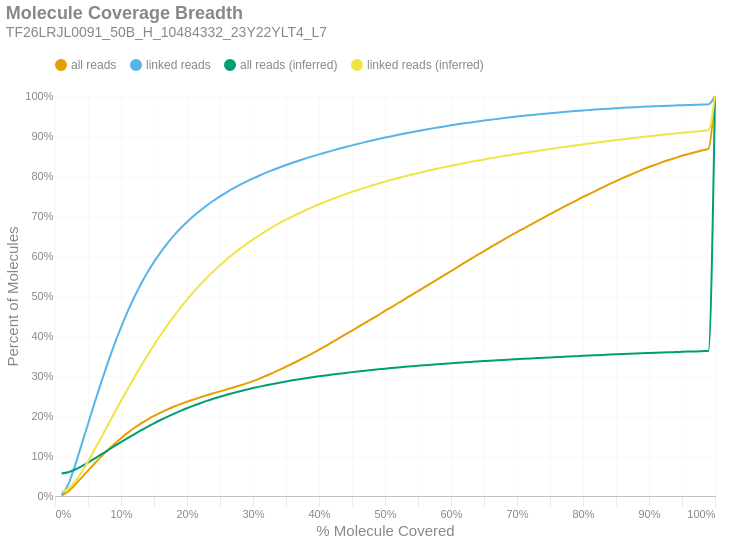

Write notebook code for a chart like this one.
### Markdown cell above
### Molecule Read Coverage
This chart shows molecule coverage breadth as computed by the number of bases aligned to that molecule. In other words, "*how much of each unique long molecule is actually sequenced/aligned?*" Keep in mind there is a distinction between sequences and alignments, since some sequences belonging to a particular molecule may not align well and wouldn't appear in the alignment data. This chart also shows molecule coverage breadth as computed by the *inferred fragment* from which the aligned sequences originate. Unlike read coverage, this calculation takes into account the total insert size, including unsequenced gaps between the forward and reverse reads. Like the previous figures, these are cumulative percents.

### Code cell
if SKIPLR:
    print_html(f"Skipped")
else:
    binned_df = consolidated_hist(valids['coverage_bp'], mask, 0.01, True)
    binned_df_inf = consolidated_hist(valids['coverage_inserts'], mask, 0.01, True)
    binned_df = binned_df.with_columns(pl.lit(binned_df_inf['all reads (cumsum)']).alias('all reads (inferred)'))
    binned_df = binned_df.with_columns(pl.lit(binned_df_inf['linked reads (cumsum)']).alias('linked reads (inferred)'))
    binned_df = binned_df.with_columns(
        (pl.col('bin').cast(pl.Float64) + 0.01).alias('right_edge')
    )

    with SafeRender(binned_df):
        (
            density_plot(binned_df, 'Molecule Coverage Breadth', samplename, 'molcov', ['all reads (inferred)','linked reads (inferred)'])
            .encode(
                #x=alt.X('bin:Q', title="% Molecule Covered").axis(format = '%').scale(padding=0),
                x=alt.X('right_edge:Q', title="% Molecule Covered").axis(format='%').scale(padding=0),
                y=alt.Y('value:Q', title='Percent of Molecules')
                    .axis(format='%')
                    .stack(False)
                    .scale(domainMin=0, padding=0),
                color=alt.Color("key:N").scale(domain = ["all reads", "linked reads", "all reads (inferred)", "linked reads (inferred)"]),
                tooltip = [
                    alt.Tooltip("key:N", title = "Data Type"),
                    alt.Tooltip("range_label:N", title="% Molecule Covered"),
                    alt.Tooltip("value:Q", format = ".2%", title="% Molecules")
                ]
            )
        ).display()

### Figure 1 — Vega-Lite specification as saved in the notebook (floating-point values rounded to 4 significant figures)
{"width": "container", "height": 400, "config": {"title": {"anchor": "start", "dy": -15, "fontSize": 18, "color": "#888888", "subtitleColor": "#888888", "subtitleFontSize": 14}, "arc": {"fill": "#0072B2"}, "axis": {"domainColor": "#888888", "domainWidth": 0.5, "gridWidth": 0.2, "grid": false, "titleFontWeight": 400, "titleFontSize": 15, "labelFontSize": 11, "labelColor": "#888888", "tickColor": "#888888", "tickWidth": 0.2, "titleColor": "#888888"}, "axisBand": {"grid": false}, "axisX": {"grid": true, "tickSize": 10, "domainCap": "round"}, "axisY": {"domain": false, "grid": true, "tickSize": 0, "domainCap": "round"}, "background": "transparent", "header": {"labelFontSize": 15, "labelColor": "#888888", "titleFontSize": 15, "titleFontWeight": 600, "titleColor": "#888888"}, "legend": {"labelFont": "sans-serif", "labelFontSize": 12, "labelColor": "#888888", "symbolSize": 100, "symbolType": "circle", "titleFontSize": 12, "titlePadding": 10, "titleColor": "#888888", "title": null, "orient": "top"}, "range": {"category": ["#E69F00", "#56B4E9", "#009E73", "#F0E442", "#0072B2", "#D55E00", "#CC79A7", "#000000"], "diverging": ["#cfe8f3", "#a2d4ec", "#73bfe2", "#46abdb", "#1696d2", "#12719e"]}, "area": {"fill": "#0072B2", "fillOpacity": 0.7, "line": true, "strokeOpacity": 0.7}, "line": {"color": "#0072B2", "stroke": "#0072B2", "strokeWidth": 2}, "trail": {"color": "#0072B2", "stroke": "#0072B2", "strokeWidth": 0, "size": 1}, "point": {"filled": true, "fillOpacity": 1.0, "size": 95}, "text": {"color": "#888888", "fontSize": 11, "align": "right", "fontWeight": 400, "size": 11}, "bar": {"fill": "#0072B2", "stroke": null}, "view": {"stroke": null, "continuousWidth": 660, "continuousHeight": 400}}, "data": {"name": "data-d455c1e9b649ac2188d9c16284f93ecd"}, "mark": {"type": "line", "interpolate": "monotone", "point": {"opacity": 0, "size": 275}}, "encoding": {"color": {"field": "key", "scale": {"domain": ["all reads", "linked reads", "all reads (inferred)", "linked reads (inferred)"]}, "type": "nominal"}, "tooltip": [{"field": "key", "title": "Data Type", "type": "nominal"}, {"field": "range_label", "title": "% Molecule Covered", "type": "nominal"}, {"field": "value", "format": ".2%", "title": "% Molecules", "type": "quantitative"}], "x": {"axis": {"format": "%"}, "field": "right_edge", "scale": {"padding": 0}, "title": "% Molecule Covered", "type": "quantitative"}, "y": {"axis": {"format": "%"}, "field": "value", "scale": {"domainMin": 0, "padding": 0}, "stack": false, "title": "Percent of Molecules", "type": "quantitative"}}, "params": [{"name": "param_c36ac31b6afebe62", "select": {"type": "point", "fields": ["key"]}, "bind": "legend"}], "title": {"text": "Molecule Coverage Breadth", "subtitle": "TF26LRJL0091_50B_H_10484332_23Y22YLT4_L7"}, "transform": [{"fold": ["all reads (cumsum)", "linked reads (cumsum)", "all reads (inferred)", "linked reads (inferred)"]}, {"calculate": "replace(datum.key, ' (cumsum)', '')", "as": "key"}, {"filter": {"param": "param_c36ac31b6afebe62"}}], "usermeta": {"embedOptions": {"downloadFileName": "TF26LRJL0091_50B_H_10484332_23Y22YLT4_L7.molcov"}}, "$schema": "https://vega.github.io/schema/vega-lite/v6.4.1.json", "datasets": {"data-d455c1e9b649ac2188d9c16284f93ecd": [{"bin": "0.0", "interval": "0.0-0.01", "all reads": 0.001121, "linked reads": 0.002029, "all reads (cumsum)": 0.001121, "linked reads (cumsum)": 0.002029, "range_label": "0.0-0.01", "all reads (inferred)": 0.05619, "linked reads (inferred)": 0.01061, "right_edge": 0.01}, {"bin": "0.01", "interval": "0.01-0.02", "all reads": 0.01012, "linked reads": 0.02674, "all reads (cumsum)": 0.01124, "linked reads (cumsum)": 0.02877, "range_label": "0.01-0.02", "all reads (inferred)": 0.05927, "linked reads (inferred)": 0.01783, "right_edge": 0.02}, {"bin": "0.02", "interval": "0.02-0.03", "all reads": 0.0163, "linked reads": 0.04598, "all reads (cumsum)": 0.02753, "linked reads (cumsum)": 0.07475, "range_label": "0.02-0.03", "all reads (inferred)": 0.06558, "linked reads (inferred)": 0.03503, "right_edge": 0.03}, {"bin": "0.03", "interval": "0.03-0.04", "all reads": 0.01793, "linked reads": 0.05231, "all reads (cumsum)": 0.04547, "linked reads (cumsum)": 0.1271, "range_label": "0.03-0.04", "all reads (inferred)": 0.07399, "linked reads (inferred)": 0.05894, "right_edge": 0.04}, {"bin": "0.04", "interval": "0.04-0.05", "all reads": 0.01799, "linked reads": 0.05304, "all reads (cumsum)": 0.06346, "linked reads (cumsum)": 0.1801, "range_label": "0.04-0.05", "all reads (inferred)": 0.08355, "linked reads (inferred)": 0.08653, "right_edge": 0.05}, {"bin": "0.05", "interval": "0.05-0.06", "all reads": 0.01776, "linked reads": 0.05265, "all reads (cumsum)": 0.08122, "linked reads (cumsum)": 0.2328, "range_label": "0.05-0.06", "all reads (inferred)": 0.09363, "linked reads (inferred)": 0.116, "right_edge": 0.06}, {"bin": "0.06", "interval": "0.06-0.07", "all reads": 0.01723, "linked reads": 0.05131, "all reads (cumsum)": 0.09845, "linked reads (cumsum)": 0.2841, "range_label": "0.06-0.07", "all reads (inferred)": 0.1039, "linked reads (inferred)": 0.1463, "right_edge": 0.07}, {"bin": "0.07", "interval": "0.07-0.08", "all reads": 0.01636, "linked reads": 0.04878, "all reads (cumsum)": 0.1148, "linked reads (cumsum)": 0.3329, "range_label": "0.07-0.08", "all reads (inferred)": 0.1143, "linked reads (inferred)": 0.1768, "right_edge": 0.08}, {"bin": "0.08", "interval": "0.08-0.09", "all reads": 0.01542, "linked reads": 0.04601, "all reads (cumsum)": 0.1302, "linked reads (cumsum)": 0.3789, "range_label": "0.08-0.09", "all reads (inferred)": 0.1245, "linked reads (inferred)": 0.2073, "right_edge": 0.09}, {"bin": "0.09", "interval": "0.09-0.1", "all reads": 0.01439, "linked reads": 0.04291, "all reads (cumsum)": 0.1446, "linked reads (cumsum)": 0.4218, "range_label": "0.09-0.1", "all reads (inferred)": 0.1347, "linked reads (inferred)": 0.2374, "right_edge": 0.1}, {"bin": "0.1", "interval": "0.1-0.11", "all reads": 0.01321, "linked reads": 0.0393, "all reads (cumsum)": 0.1578, "linked reads (cumsum)": 0.4611, "range_label": "0.1-0.11", "all reads (inferred)": 0.1446, "linked reads (inferred)": 0.2671, "right_edge": 0.11}, {"bin": "0.11", "interval": "0.11-0.12", "all reads": 0.01209, "linked reads": 0.0359, "all reads (cumsum)": 0.1699, "linked reads (cumsum)": 0.497, "range_label": "0.11-0.12", "all reads (inferred)": 0.1543, "linked reads (inferred)": 0.296, "right_edge": 0.12}, {"bin": "0.12", "interval": "0.12-0.13", "all reads": 0.01096, "linked reads": 0.0323, "all reads (cumsum)": 0.1809, "linked reads (cumsum)": 0.5293, "range_label": "0.12-0.13", "all reads (inferred)": 0.1638, "linked reads (inferred)": 0.3242, "right_edge": 0.13}, {"bin": "0.13", "interval": "0.13-0.14", "all reads": 0.01006, "linked reads": 0.0295, "all reads (cumsum)": 0.1909, "linked reads (cumsum)": 0.5588, "range_label": "0.13-0.14", "all reads (inferred)": 0.1729, "linked reads (inferred)": 0.3514, "right_edge": 0.14}, {"bin": "0.14", "interval": "0.14-0.15", "all reads": 0.009125, "linked reads": 0.02652, "all reads (cumsum)": 0.2001, "linked reads (cumsum)": 0.5853, "range_label": "0.14-0.15", "all reads (inferred)": 0.1816, "linked reads (inferred)": 0.3775, "right_edge": 0.15}, {"bin": "0.15", "interval": "0.15-0.16", "all reads": 0.008341, "linked reads": 0.02399, "all reads (cumsum)": 0.2084, "linked reads (cumsum)": 0.6093, "range_label": "0.15-0.16", "all reads (inferred)": 0.19, "linked reads (inferred)": 0.4026, "right_edge": 0.16}, {"bin": "0.16", "interval": "0.16-0.17", "all reads": 0.007673, "linked reads": 0.02179, "all reads (cumsum)": 0.2161, "linked reads (cumsum)": 0.6311, "range_label": "0.16-0.17", "all reads (inferred)": 0.198, "linked reads (inferred)": 0.4265, "right_edge": 0.17}, {"bin": "0.17", "interval": "0.17-0.18", "all reads": 0.00703, "linked reads": 0.01968, "all reads (cumsum)": 0.2231, "linked reads (cumsum)": 0.6507, "range_label": "0.17-0.18", "all reads (inferred)": 0.2055, "linked reads (inferred)": 0.4491, "right_edge": 0.18}, {"bin": "0.18", "interval": "0.18-0.19", "all reads": 0.006513, "linked reads": 0.01788, "all reads (cumsum)": 0.2296, "linked reads (cumsum)": 0.6686, "range_label": "0.18-0.19", "all reads (inferred)": 0.2127, "linked reads (inferred)": 0.4706, "right_edge": 0.19}, {"bin": "0.19", "interval": "0.19-0.2", "all reads": 0.006062, "linked reads": 0.01637, "all reads (cumsum)": 0.2357, "linked reads (cumsum)": 0.685, "range_label": "0.19-0.2", "all reads (inferred)": 0.2195, "linked reads (inferred)": 0.491, "right_edge": 0.2}, {"bin": "0.2", "interval": "0.2-0.21", "all reads": 0.005609, "linked reads": 0.01487, "all reads (cumsum)": 0.2413, "linked reads (cumsum)": 0.6999, "range_label": "0.2-0.21", "all reads (inferred)": 0.2259, "linked reads (inferred)": 0.5103, "right_edge": 0.21}, {"bin": "0.21", "interval": "0.21-0.22", "all reads": 0.005344, "linked reads": 0.01373, "all reads (cumsum)": 0.2466, "linked reads (cumsum)": 0.7136, "range_label": "0.21-0.22", "all reads (inferred)": 0.232, "linked reads (inferred)": 0.5285, "right_edge": 0.22}, {"bin": "0.22", "interval": "0.22-0.23", "all reads": 0.005136, "linked reads": 0.01273, "all reads (cumsum)": 0.2518, "linked reads (cumsum)": 0.7263, "range_label": "0.22-0.23", "all reads (inferred)": 0.2378, "linked reads (inferred)": 0.5457, "right_edge": 0.23}, {"bin": "0.23", "interval": "0.23-0.24", "all reads": 0.004984, "linked reads": 0.01178, "all reads (cumsum)": 0.2568, "linked reads (cumsum)": 0.7381, "range_label": "0.23-0.24", "all reads (inferred)": 0.2431, "linked reads (inferred)": 0.5617, "right_edge": 0.24}, {"bin": "0.24", "interval": "0.24-0.25", "all reads": 0.004851, "linked reads": 0.011, "all reads (cumsum)": 0.2616, "linked reads (cumsum)": 0.7491, "range_label": "0.24-0.25", "all reads (inferred)": 0.2482, "linked reads (inferred)": 0.577, "right_edge": 0.25}, {"bin": "0.25", "interval": "0.25-0.26", "all reads": 0.004677, "linked reads": 0.01016, "all reads (cumsum)": 0.2663, "linked reads (cumsum)": 0.7593, "range_label": "0.25-0.26", "all reads (inferred)": 0.253, "linked reads (inferred)": 0.5914, "right_edge": 0.26}, {"bin": "0.26", "interval": "0.26-0.27", "all reads": 0.004782, "linked reads": 0.009587, "all reads (cumsum)": 0.2711, "linked reads (cumsum)": 0.7689, "range_label": "0.26-0.27", "all reads (inferred)": 0.2576, "linked reads (inferred)": 0.6051, "right_edge": 0.27}, {"bin": "0.27", "interval": "0.27-0.28", "all reads": 0.005037, "linked reads": 0.008964, "all reads (cumsum)": 0.2761, "linked reads (cumsum)": 0.7778, "range_label": "0.27-0.28", "all reads (inferred)": 0.2619, "linked reads (inferred)": 0.6179, "right_edge": 0.28}, {"bin": "0.28", "interval": "0.28-0.29", "all reads": 0.005338, "linked reads": 0.008297, "all reads (cumsum)": 0.2814, "linked reads (cumsum)": 0.7861, "range_label": "0.28-0.29", "all reads (inferred)": 0.2659, "linked reads (inferred)": 0.6299, "right_edge": 0.29}, {"bin": "0.29", "interval": "0.29-0.3", "all reads": 0.005823, "linked reads": 0.00786, "all reads (cumsum)": 0.2873, "linked reads (cumsum)": 0.794, "range_label": "0.29-0.3", "all reads (inferred)": 0.2698, "linked reads (inferred)": 0.6416, "right_edge": 0.3}, {"bin": "0.3", "interval": "0.3-0.31", "all reads": 0.00634, "linked reads": 0.007335, "all reads (cumsum)": 0.2936, "linked reads (cumsum)": 0.8013, "range_label": "0.3-0.31", "all reads (inferred)": 0.2734, "linked reads (inferred)": 0.6524, "right_edge": 0.31}, {"bin": "0.31", "interval": "0.31-0.32", "all reads": 0.007029, "linked reads": 0.007039, "all reads (cumsum)": 0.3006, "linked reads (cumsum)": 0.8084, "range_label": "0.31-0.32", "all reads (inferred)": 0.2769, "linked reads (inferred)": 0.6627, "right_edge": 0.32}, {"bin": "0.32", "interval": "0.32-0.33", "all reads": 0.007314, "linked reads": 0.006548, "all reads (cumsum)": 0.3079, "linked reads (cumsum)": 0.8149, "range_label": "0.32-0.33", "all reads (inferred)": 0.2802, "linked reads (inferred)": 0.6725, "right_edge": 0.33}, {"bin": "0.33", "interval": "0.33-0.34", "all reads": 0.007492, "linked reads": 0.006375, "all reads (cumsum)": 0.3154, "linked reads (cumsum)": 0.8213, "range_label": "0.33-0.34", "all reads (inferred)": 0.2833, "linked reads (inferred)": 0.6819, "right_edge": 0.34}, {"bin": "0.34", "interval": "0.34-0.35", "all reads": 0.007831, "linked reads": 0.006111, "all reads (cumsum)": 0.3233, "linked reads (cumsum)": 0.8274, "range_label": "0.34-0.35", "all reads (inferred)": 0.2863, "linked reads (inferred)": 0.6908, "right_edge": 0.35}, {"bin": "0.35", "interval": "0.35-0.36", "all reads": 0.007994, "linked reads": 0.005789, "all reads (cumsum)": 0.3313, "linked reads (cumsum)": 0.8332, "range_label": "0.35-0.36", "all reads (inferred)": 0.2891, "linked reads (inferred)": 0.6991, "right_edge": 0.36}, {"bin": "0.36", "interval": "0.36-0.37", "all reads": 0.008135, "linked reads": 0.005574, "all reads (cumsum)": 0.3394, "linked reads (cumsum)": 0.8387, "range_label": "0.36-0.37", "all reads (inferred)": 0.2918, "linked reads (inferred)": 0.7072, "right_edge": 0.37}, {"bin": "0.37", "interval": "0.37-0.38", "all reads": 0.008406, "linked reads": 0.005253, "all reads (cumsum)": 0.3478, "linked reads (cumsum)": 0.844, "range_label": "0.37-0.38", "all reads (inferred)": 0.2944, "linked reads (inferred)": 0.7149, "right_edge": 0.38}, {"bin": "0.38", "interval": "0.38-0.39", "all reads": 0.008729, "linked reads": 0.005143, "all reads (cumsum)": 0.3565, "linked reads (cumsum)": 0.8491, "range_label": "0.38-0.39", "all reads (inferred)": 0.2969, "linked reads (inferred)": 0.7222, "right_edge": 0.39}, {"bin": "0.39", "interval": "0.39-0.4", "all reads": 0.009139, "linked reads": 0.004949, "all reads (cumsum)": 0.3657, "linked reads (cumsum)": 0.8541, "range_label": "0.39-0.4", "all reads (inferred)": 0.2992, "linked reads (inferred)": 0.7293, "right_edge": 0.4}, {"bin": "0.4", "interval": "0.4-0.41", "all reads": 0.009276, "linked reads": 0.00476, "all reads (cumsum)": 0.3749, "linked reads (cumsum)": 0.8589, "range_label": "0.4-0.41", "all reads (inferred)": 0.3015, "linked reads (inferred)": 0.736, "right_edge": 0.41}, {"bin": "0.41", "interval": "0.41-0.42", "all reads": 0.009662, "linked reads": 0.004635, "all reads (cumsum)": 0.3846, "linked reads (cumsum)": 0.8635, "range_label": "0.41-0.42", "all reads (inferred)": 0.3037, "linked reads (inferred)": 0.7424, "right_edge": 0.42}, {"bin": "0.42", "interval": "0.42-0.43", "all reads": 0.009614, "linked reads": 0.004515, "all reads (cumsum)": 0.3942, "linked reads (cumsum)": 0.868, "range_label": "0.42-0.43", "all reads (inferred)": 0.3057, "linked reads (inferred)": 0.7486, "right_edge": 0.43}, {"bin": "0.43", "interval": "0.43-0.44", "all reads": 0.009557, "linked reads": 0.004364, "all reads (cumsum)": 0.4038, "linked reads (cumsum)": 0.8724, "range_label": "0.43-0.44", "all reads (inferred)": 0.3078, "linked reads (inferred)": 0.7546, "right_edge": 0.44}, {"bin": "0.44", "interval": "0.44-0.45", "all reads": 0.0097, "linked reads": 0.004225, "all reads (cumsum)": 0.4135, "linked reads (cumsum)": 0.8766, "range_label": "0.44-0.45", "all reads (inferred)": 0.3097, "linked reads (inferred)": 0.7602, "right_edge": 0.45}, {"bin": "0.45", "interval": "0.45-0.46", "all reads": 0.0097, "linked reads": 0.00408, "all reads (cumsum)": 0.4232, "linked reads (cumsum)": 0.8807, "range_label": "0.45-0.46", "all reads (inferred)": 0.3115, "linked reads (inferred)": 0.7657, "right_edge": 0.46}, {"bin": "0.46", "interval": "0.46-0.47", "all reads": 0.009745, "linked reads": 0.004038, "all reads (cumsum)": 0.4329, "linked reads (cumsum)": 0.8847, "range_label": "0.46-0.47", "all reads (inferred)": 0.3133, "linked reads (inferred)": 0.771, "right_edge": 0.47}, {"bin": "0.47", "interval": "0.47-0.48", "all reads": 0.009905, "linked reads": 0.003866, "all reads (cumsum)": 0.4428, "linked reads (cumsum)": 0.8886, "range_label": "0.47-0.48", "all reads (inferred)": 0.315, "linked reads (inferred)": 0.7761, "right_edge": 0.48}, {"bin": "0.48", "interval": "0.48-0.49", "all reads": 0.009555, "linked reads": 0.003729, "all reads (cumsum)": 0.4524, "linked reads (cumsum)": 0.8923, "range_label": "0.48-0.49", "all reads (inferred)": 0.3167, "linked reads (inferred)": 0.781, "right_edge": 0.49}, {"bin": "0.49", "interval": "0.49-0.5", "all reads": 0.01063, "linked reads": 0.003732, "all reads (cumsum)": 0.463, "linked reads (cumsum)": 0.896, "range_label": "0.49-0.5", "all reads (inferred)": 0.3183, "linked reads (inferred)": 0.7859, "right_edge": 0.5}, {"bin": "0.5", "interval": "0.5-0.51", "all reads": 0.00923, "linked reads": 0.003409, "all reads (cumsum)": 0.4722, "linked reads (cumsum)": 0.8994, "range_label": "0.5-0.51", "all reads (inferred)": 0.3199, "linked reads (inferred)": 0.7904, "right_edge": 0.51}, {"bin": "0.51", "interval": "0.51-0.52", "all reads": 0.01024, "linked reads": 0.003431, "all reads (cumsum)": 0.4825, "linked reads (cumsum)": 0.9029, "range_label": "0.51-0.52", "all reads (inferred)": 0.3214, "linked reads (inferred)": 0.7948, "right_edge": 0.52}, {"bin": "0.52", "interval": "0.52-0.53", "all reads": 0.009889, "linked reads": 0.00329, "all reads (cumsum)": 0.4924, "linked reads (cumsum)": 0.9062, "range_label": "0.52-0.53", "all reads (inferred)": 0.3228, "linked reads (inferred)": 0.7991, "right_edge": 0.53}, {"bin": "0.53", "interval": "0.53-0.54", "all reads": 0.01005, "linked reads": 0.003212, "all reads (cumsum)": 0.5024, "linked reads (cumsum)": 0.9094, "range_label": "0.53-0.54", "all reads (inferred)": 0.3242, "linked reads (inferred)": 0.8033, "right_edge": 0.54}, {"bin": "0.54", "interval": "0.54-0.55", "all reads": 0.009812, "linked reads": 0.003088, "all reads (cumsum)": 0.5122, "linked reads (cumsum)": 0.9125, "range_label": "0.54-0.55", "all reads (inferred)": 0.3256, "linked reads (inferred)": 0.8073, "right_edge": 0.55}, {"bin": "0.55", "interval": "0.55-0.56", "all reads": 0.01008, "linked reads": 0.003033, "all reads (cumsum)": 0.5223, "linked reads (cumsum)": 0.9155, "range_label": "0.55-0.56", "all reads (inferred)": 0.327, "linked reads (inferred)": 0.8112, "right_edge": 0.56}, {"bin": "0.56", "interval": "0.56-0.57", "all reads": 0.009973, "linked reads": 0.002903, "all reads (cumsum)": 0.5323, "linked reads (cumsum)": 0.9184, "range_label": "0.56-0.57", "all reads (inferred)": 0.3282, "linked reads (inferred)": 0.8149, "right_edge": 0.57}, {"bin": "0.57", "interval": "0.57-0.58", "all reads": 0.009793, "linked reads": 0.002805, "all reads (cumsum)": 0.5421, "linked reads (cumsum)": 0.9212, "range_label": "0.57-0.58", "all reads (inferred)": 0.3295, "linked reads (inferred)": 0.8187, "right_edge": 0.58}, {"bin": "0.58", "interval": "0.58-0.59", "all reads": 0.01008, "linked reads": 0.002729, "all reads (cumsum)": 0.5522, "linked reads (cumsum)": 0.9239, "range_label": "0.58-0.59", "all reads (inferred)": 0.3307, "linked reads (inferred)": 0.8222, "right_edge": 0.59}, {"bin": "0.59", "interval": "0.59-0.6", "all reads": 0.0103, "linked reads": 0.002685, "all reads (cumsum)": 0.5624, "linked reads (cumsum)": 0.9266, "range_label": "0.59-0.6", "all reads (inferred)": 0.3319, "linked reads (inferred)": 0.8257, "right_edge": 0.6}, {"bin": "0.6", "interval": "0.6-0.61", "all reads": 0.009885, "linked reads": 0.002544, "all reads (cumsum)": 0.5723, "linked reads (cumsum)": 0.9292, "range_label": "0.6-0.61", "all reads (inferred)": 0.3331, "linked reads (inferred)": 0.829, "right_edge": 0.61}, {"bin": "0.61", "interval": "0.61-0.62", "all reads": 0.01032, "linked reads": 0.002467, "all reads (cumsum)": 0.5826, "linked reads (cumsum)": 0.9316, "range_label": "0.61-0.62", "all reads (inferred)": 0.3342, "linked reads (inferred)": 0.8322, "right_edge": 0.62}, {"bin": "0.62", "interval": "0.62-0.63", "all reads": 0.009994, "linked reads": 0.0024, "all reads (cumsum)": 0.5926, "linked reads (cumsum)": 0.934, "range_label": "0.62-0.63", "all reads (inferred)": 0.3353, "linked reads (inferred)": 0.8354, "right_edge": 0.63}, {"bin": "0.63", "interval": "0.63-0.64", "all reads": 0.009959, "linked reads": 0.002354, "all reads (cumsum)": 0.6026, "linked reads (cumsum)": 0.9364, "range_label": "0.63-0.64", "all reads (inferred)": 0.3363, "linked reads (inferred)": 0.8384, "right_edge": 0.64}, {"bin": "0.64", "interval": "0.64-0.65", "all reads": 0.009679, "linked reads": 0.002177, "all reads (cumsum)": 0.6123, "linked reads (cumsum)": 0.9386, "range_label": "0.64-0.65", "all reads (inferred)": 0.3374, "linked reads (inferred)": 0.8414, "right_edge": 0.65}, {"bin": "0.65", "interval": "0.65-0.66", "all reads": 0.009977, "linked reads": 0.002211, "all reads (cumsum)": 0.6223, "linked reads (cumsum)": 0.9408, "range_label": "0.65-0.66", "all reads (inferred)": 0.3384, "linked reads (inferred)": 0.8443, "right_edge": 0.66}, {"bin": "0.66", "interval": "0.66-0.67", "all reads": 0.009381, "linked reads": 0.002018, "all reads (cumsum)": 0.6316, "linked reads (cumsum)": 0.9428, "range_label": "0.66-0.67", "all reads (inferred)": 0.3394, "linked reads (inferred)": 0.8472, "right_edge": 0.67}, {"bin": "0.67", "interval": "0.67-0.68", "all reads": 0.009543, "linked reads": 0.001998, "all reads (cumsum)": 0.6412, "linked reads (cumsum)": 0.9448, "range_label": "0.67-0.68", "all reads (inferred)": 0.3403, "linked reads (inferred)": 0.8499, "right_edge": 0.68}, {"bin": "0.68", "interval": "0.68-0.69", "all reads": 0.00929, "linked reads": 0.001917, "all reads (cumsum)": 0.6505, "linked reads (cumsum)": 0.9467, "range_label": "0.68-0.69", "all reads (inferred)": 0.3412, "linked reads (inferred)": 0.8526, "right_edge": 0.69}, {"bin": "0.69", "interval": "0.69-0.7", "all reads": 0.00933, "linked reads": 0.001881, "all reads (cumsum)": 0.6598, "linked reads (cumsum)": 0.9486, "range_label": "0.69-0.7", "all reads (inferred)": 0.3422, "linked reads (inferred)": 0.8552, "right_edge": 0.7}, {"bin": "0.7", "interval": "0.7-0.71", "all reads": 0.008906, "linked reads": 0.001805, "all reads (cumsum)": 0.6687, "linked reads (cumsum)": 0.9504, "range_label": "0.7-0.71", "all reads (inferred)": 0.3431, "linked reads (inferred)": 0.8578, "right_edge": 0.71}, {"bin": "0.71", "interval": "0.71-0.72", "all reads": 0.008915, "linked reads": 0.001696, "all reads (cumsum)": 0.6776, "linked reads (cumsum)": 0.9521, "range_label": "0.71-0.72", "all reads (inferred)": 0.3439, "linked reads (inferred)": 0.8603, "right_edge": 0.72}, {"bin": "0.72", "interval": "0.72-0.73", "all reads": 0.009133, "linked reads": 0.001679, "all reads (cumsum)": 0.6868, "linked reads (cumsum)": 0.9538, "range_label": "0.72-0.73", "all reads (inferred)": 0.3448, "linked reads (inferred)": 0.8628, "right_edge": 0.73}, {"bin": "0.73", "interval": "0.73-0.74", "all reads": 0.00874, "linked reads": 0.001584, "all reads (cumsum)": 0.6955, "linked reads (cumsum)": 0.9554, "range_label": "0.73-0.74", "all reads (inferred)": 0.3456, "linked reads (inferred)": 0.8652, "right_edge": 0.74}, {"bin": "0.74", "interval": "0.74-0.75", "all reads": 0.009204, "linked reads": 0.001588, "all reads (cumsum)": 0.7047, "linked reads (cumsum)": 0.9569, "range_label": "0.74-0.75", "all reads (inferred)": 0.3465, "linked reads (inferred)": 0.8676, "right_edge": 0.75}, {"bin": "0.75", "interval": "0.75-0.76", "all reads": 0.008562, "linked reads": 0.001468, "all reads (cumsum)": 0.7133, "linked reads (cumsum)": 0.9584, "range_label": "0.75-0.76", "all reads (inferred)": 0.3473, "linked reads (inferred)": 0.8699, "right_edge": 0.76}, {"bin": "0.76", "interval": "0.76-0.77", "all reads": 0.008701, "linked reads": 0.001435, "all reads (cumsum)": 0.722, "linked reads (cumsum)": 0.9598, "range_label": "0.76-0.77", "all reads (inferred)": 0.3481, "linked reads (inferred)": 0.8722, "right_edge": 0.77}, {"bin": "0.77", "interval": "0.77-0.78", "all reads": 0.008462, "linked reads": 0.0014, "all reads (cumsum)": 0.7304, "linked reads (cumsum)": 0.9612, "range_label": "0.77-0.78", "all reads (inferred)": 0.3489, "linked reads (inferred)": 0.8745, "right_edge": 0.78}, {"bin": "0.78", "interval": "0.78-0.79", "all reads": 0.00841, "linked reads": 0.001334, "all reads (cumsum)": 0.7388, "linked reads (cumsum)": 0.9626, "range_label": "0.78-0.79", "all reads (inferred)": 0.3497, "linked reads (inferred)": 0.8767, "right_edge": 0.79}, {"bin": "0.79", "interval": "0.79-0.8", "all reads": 0.008747, "linked reads": 0.001326, "all reads (cumsum)": 0.7476, "linked reads (cumsum)": 0.9639, "range_label": "0.79-0.8", "all reads (inferred)": 0.3505, "linked reads (inferred)": 0.879, "right_edge": 0.8}, {"bin": "0.8", "interval": "0.8-0.81", "all reads": 0.007943, "linked reads": 0.001164, "all reads (cumsum)": 0.7555, "linked reads (cumsum)": 0.9651, "range_label": "0.8-0.81", "all reads (inferred)": 0.3512, "linked reads (inferred)": 0.8812, "right_edge": 0.81}, {"bin": "0.81", "interval": "0.81-0.82", "all reads": 0.008091, "linked reads": 0.00117, "all reads (cumsum)": 0.7636, "linked reads (cumsum)": 0.9662, "range_label": "0.81-0.82", "all reads (inferred)": 0.352, "linked reads (inferred)": 0.8834, "right_edge": 0.82}, {"bin": "0.82", "interval": "0.82-0.83", "all reads": 0.008165, "linked reads": 0.001115, "all reads (cumsum)": 0.7718, "linked reads (cumsum)": 0.9674, "range_label": "0.82-0.83", "all reads (inferred)": 0.3527, "linked reads (inferred)": 0.8856, "right_edge": 0.83}, {"bin": "0.83", "interval": "0.83-0.84", "all reads": 0.00784, "linked reads": 0.001022, "all reads (cumsum)": 0.7796, "linked reads (cumsum)": 0.9684, "range_label": "0.83-0.84", "all reads (inferred)": 0.3535, "linked reads (inferred)": 0.8877, "right_edge": 0.84}, {"bin": "0.84", "interval": "0.84-0.85", "all reads": 0.007611, "linked reads": 0.0009823, "all reads (cumsum)": 0.7872, "linked reads (cumsum)": 0.9694, "range_label": "0.84-0.85", "all reads (inferred)": 0.3542, "linked reads (inferred)": 0.8898, "right_edge": 0.85}, {"bin": "0.85", "interval": "0.85-0.86", "all reads": 0.007453, "linked reads": 0.0009717, "all reads (cumsum)": 0.7947, "linked reads (cumsum)": 0.9703, "range_label": "0.85-0.86", "all reads (inferred)": 0.3549, "linked reads (inferred)": 0.8918, "right_edge": 0.86}, {"bin": "0.86", "interval": "0.86-0.87", "all reads": 0.007205, "linked reads": 0.000911, "all reads (cumsum)": 0.8019, "linked reads (cumsum)": 0.9712, "range_label": "0.86-0.87", "all reads (inferred)": 0.3556, "linked reads (inferred)": 0.8939, "right_edge": 0.87}, {"bin": "0.87", "interval": "0.87-0.88", "all reads": 0.007121, "linked reads": 0.0008785, "all reads (cumsum)": 0.809, "linked reads (cumsum)": 0.9721, "range_label": "0.87-0.88", "all reads (inferred)": 0.3562, "linked reads (inferred)": 0.8958, "right_edge": 0.88}, {"bin": "0.88", "interval": "0.88-0.89", "all reads": 0.006735, "linked reads": 0.0008006, "all reads (cumsum)": 0.8157, "linked reads (cumsum)": 0.9729, "range_label": "0.88-0.89", "all reads (inferred)": 0.3569, "linked reads (inferred)": 0.8977, "right_edge": 0.89}, {"bin": "0.89", "interval": "0.89-0.9", "all reads": 0.006647, "linked reads": 0.0007632, "all reads (cumsum)": 0.8224, "linked reads (cumsum)": 0.9737, "range_label": "0.89-0.9", "all reads (inferred)": 0.3575, "linked reads (inferred)": 0.8995, "right_edge": 0.9}, {"bin": "0.9", "interval": "0.9-0.91", "all reads": 0.005941, "linked reads": 0.0007367, "all reads (cumsum)": 0.8283, "linked reads (cumsum)": 0.9744, "range_label": "0.9-0.91", "all reads (inferred)": 0.3581, "linked reads (inferred)": 0.9014, "right_edge": 0.91}, {"bin": "0.91", "interval": "0.91-0.92", "all reads": 0.006387, "linked reads": 0.0007019, "all reads (cumsum)": 0.8347, "linked reads (cumsum)": 0.9751, "range_label": "0.91-0.92", "all reads (inferred)": 0.3588, "linked reads (inferred)": 0.9031, "right_edge": 0.92}, {"bin": "0.92", "interval": "0.92-0.93", "all reads": 0.005188, "linked reads": 0.0006502, "all reads (cumsum)": 0.8399, "linked reads (cumsum)": 0.9758, "range_label": "0.92-0.93", "all reads (inferred)": 0.3593, "linked reads (inferred)": 0.9048, "right_edge": 0.93}, {"bin": "0.93", "interval": "0.93-0.94", "all reads": 0.005325, "linked reads": 0.0006166, "all reads (cumsum)": 0.8452, "linked reads (cumsum)": 0.9764, "range_label": "0.93-0.94", "all reads (inferred)": 0.3599, "linked reads (inferred)": 0.9064, "right_edge": 0.94}, {"bin": "0.94", "interval": "0.94-0.95", "all reads": 0.005353, "linked reads": 0.0005962, "all reads (cumsum)": 0.8506, "linked reads (cumsum)": 0.977, "range_label": "0.94-0.95", "all reads (inferred)": 0.3604, "linked reads (inferred)": 0.908, "right_edge": 0.95}, {"bin": "0.95", "interval": "0.95-0.96", "all reads": 0.004222, "linked reads": 0.0005496, "all reads (cumsum)": 0.8548, "linked reads (cumsum)": 0.9775, "range_label": "0.95-0.96", "all reads (inferred)": 0.361, "linked reads (inferred)": 0.9095, "right_edge": 0.96}, {"bin": "0.96", "interval": "0.96-0.97", "all reads": 0.004613, "linked reads": 0.0005304, "all reads (cumsum)": 0.8594, "linked reads (cumsum)": 0.9781, "range_label": "0.96-0.97", "all reads (inferred)": 0.3615, "linked reads (inferred)": 0.9111, "right_edge": 0.97}, {"bin": "0.97", "interval": "0.97-0.98", "all reads": 0.004369, "linked reads": 0.0004771, "all reads (cumsum)": 0.8638, "linked reads (cumsum)": 0.9785, "range_label": "0.97-0.98", "all reads (inferred)": 0.3621, "linked reads (inferred)": 0.9127, "right_edge": 0.98}, {"bin": "0.98", "interval": "0.98-0.99", "all reads": 0.004348, "linked reads": 0.0005176, "all reads (cumsum)": 0.8681, "linked reads (cumsum)": 0.9791, "range_label": "0.98-0.99", "all reads (inferred)": 0.3628, "linked reads (inferred)": 0.9144, "right_edge": 0.99}, {"bin": "0.99", "interval": "0.99-1.0", "all reads": 0.1319, "linked reads": 0.02094, "all reads (cumsum)": 1.0, "linked reads (cumsum)": 1.0, "range_label": "0.99-1.0", "all reads (inferred)": 1.0, "linked reads (inferred)": 1.0, "right_edge": 1.0}]}}
